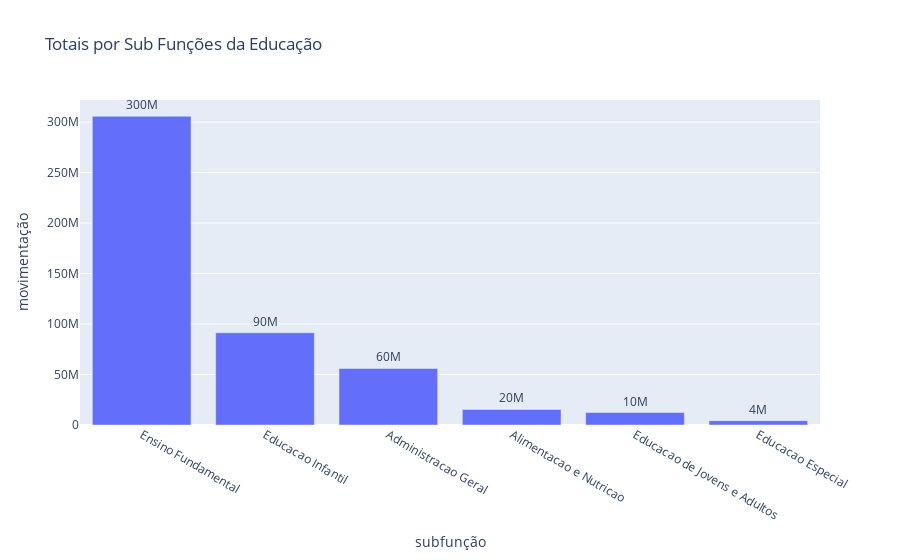

Notebook code cell kept with this figure:
### Code cell
subfuncoes_educacao = pagamentos_empenho[pagamentos_empenho["desc_func"]=="Educacao"][["desc_subf","valo_movi"]].groupby(["desc_subf"]).sum().reset_index()
subfuncoes_educacao = subfuncoes_educacao.sort_values("valo_movi", ascending=False)
subfuncoes_educacao_bar = px.bar(subfuncoes_educacao,
             y='valo_movi',
             x='desc_subf',
             text_auto='.1s',
             title="Totais por Sub Funções da Educação",
             labels={
                 'valo_movi':'movimentação',
                 'desc_subf':'subfunção'
                 })
subfuncoes_educacao_bar.update_traces(textfont_size=12, 
                  textangle=0, 
                  textposition="outside", 
                  cliponaxis=False)
subfuncoes_educacao_bar.show()

### Figure 1 — Plotly figure (JSON) as saved in the notebook; plotly's stock layout.template omitted (floating-point values rounded to 4 significant figures)
{"data": [{"alignmentgroup": "True", "cliponaxis": false, "hovertemplate": "subfunção=%{x}<br>movimentação=%{y}<extra></extra>", "legendgroup": "", "marker": {"color": "#636efa", "pattern": {"shape": ""}}, "name": "", "offsetgroup": "", "orientation": "v", "showlegend": false, "textangle": 0, "textfont": {"size": 12}, "textposition": "outside", "texttemplate": "%{y:.1s}", "type": "bar", "x": ["Ensino Fundamental", "Educacao Infantil", "Administracao Geral", "Alimentacao e Nutricao", "Educacao de Jovens e Adultos", "Educacao Especial"], "xaxis": "x", "y": [305800000.0, 91380000.0, 55970000.0, 15370000.0, 12380000.0, 4318000.0], "yaxis": "y"}], "layout": {"barmode": "relative", "legend": {"tracegroupgap": 0}, "title": {"text": "Totais por Sub Funções da Educação"}, "xaxis": {"anchor": "y", "domain": [0, 1], "title": {"text": "subfunção"}}, "yaxis": {"anchor": "x", "domain": [0, 1], "title": {"text": "movimentação"}}}}
